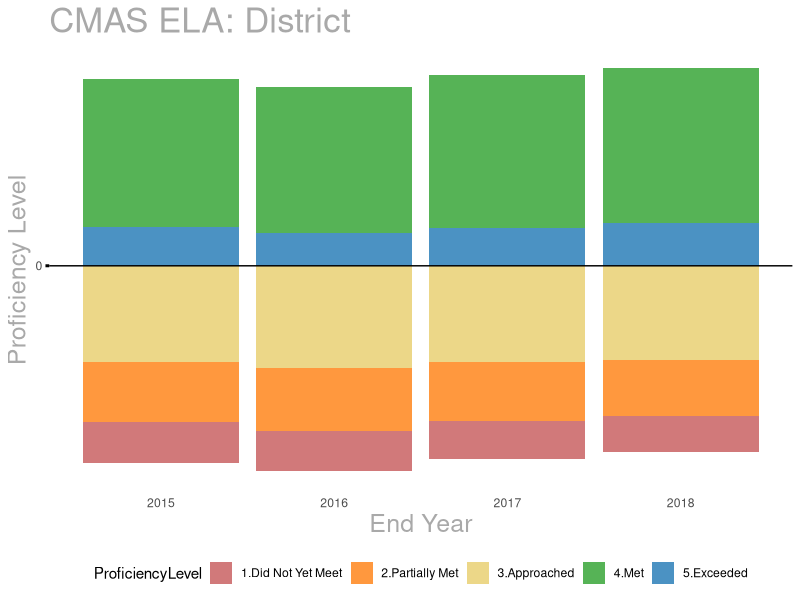

This chart was generated by the following R code:
library(tidyverse)
#create datafile ---------------------------------------------------------
  
ProficiencyLevel <- c("Did Not Yet Meet", "Partially Met", "Approached", "Did Not Yet Meet", "Partially Met", "Approached", "Did Not Yet Meet", "Partially Met", "Approached", "Did Not Yet Meet", "Partially Met", "Approached", "Met", "Exceeded", "Met", "Exceeded", "Met", "Exceeded" , "Met", "Exceeded" )
categoryPercent <- c(-0.10466272, -0.15630047, -0.25162533, -0.10447221, -0.16393284, -0.26625820, -0.09994016, -0.15219629, -0.25163375, -0.09522626, -0.14517377, -0.24564893, 0.38606153, 0.10134995, 0.38090988, 0.08442686, 0.39767804, 0.09855177, 0.40330958, 0.11064147)
EndYear <- c(2015, 2015, 2015, 2016, 2016, 2016, 2017, 2017, 2017, 2018, 2018, 2018, 2015, 2015, 2016, 2016, 2017, 2017, 2018, 2018)

testSummary <- tibble(ProficiencyLevel = ProficiencyLevel,
                      percentUpDn = categoryPercent,
                      EndYear = EndYear) %>%
  mutate(ProficiencyLevel = factor(ProficiencyLevel,
                                   levels = c("Did Not Yet Meet", "Partially Met", "Approached", "Met", "Exceeded"),
                                   labels = c("1.Did Not Yet Meet", "2.Partially Met", "3.Approached", "4.Met", "5.Exceeded")))
#Locking colors to factor values -----------------------------------------
colors5prof <- c("#C55859", "#ff7f0e", "#E7CD6A", "#2ca02c", "#1f77b4" )
names(colors5prof) <- c("1.Did Not Yet Meet", "2.Partially Met", "3.Approached", "4.Met", "5.Exceeded")
#Plotting ----------------------------------------------------------------
  
ggplot()+
  geom_bar(data = testSummary, aes(y=percentUpDn, x=EndYear, fill=ProficiencyLevel), stat="identity", alpha =.8)+
  labs(title = "CMAS ELA: District",
       y= "Proficiency Level",
       x = "End Year")+
  theme_minimal()+
  theme(axis.ticks.y = element_line(size =1),
        panel.grid = element_blank(),
        plot.title = element_text(size = 25, color = "darkgrey"),
        axis.title = element_text(size = 18, color = "darkgrey"),
        legend.position = "bottom")+
  scale_y_continuous(breaks = c(-1, 0, 1))+
  geom_hline(yintercept=0)+
  scale_fill_manual(values = colors5prof) #+
  #coord_flip()

